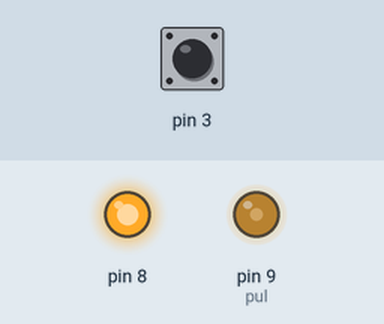
The sketch below on a simulated Arduino Uno, built with avr-gcc and run on an emulated ATmega328P. On the bench: output pins drawn as LEDs (lit = HIGH). Inputs (shaded band) come from the test bench; at power-on: pin 3 HIGH.

Above: at 1.2 s.
1.3 s: pin 3 pulled LOW for 1 s
At 1.45 s:
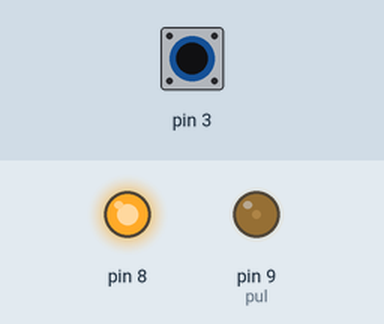
Timing chart, 0 to 1.4 s (numbered marks = the images above; inputs shaded):
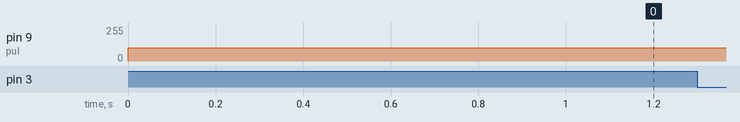

The sketch:

pulse-motor-ctrl.ino
```cpp
int pul = 9;           // the PWM pin the LED is attached to
int pwm_val = 100;    // how bright the LED is
int fadeAmount = 5;    // how many points to fade the LED by

int buttonState;             // the current reading from the input pin
int lastButtonState = LOW;   // the previous reading from the input pin

unsigned long lastDebounceTime = 0;  // the last time the output pin was toggled
unsigned long debounceDelay = 50;    // the debounce time; increase if the output flickers


// the setup routine runs once when you press reset:
void setup() {
  // declare pin 9 to be an output:
  pinMode(pul, OUTPUT);
  pinMode(8, OUTPUT);
  pinMode(3, INPUT);

  digitalWrite(3,HIGH);

  digitalWrite(8,HIGH);

}


void loop() {
  int reading = digitalRead(3);

  if ( reading == LOW) {
    pwm_val = pwm_val + fadeAmount;
  }


  analogWrite(pul, pwm_val);

  if (pwm_val >= 255) {
    pwm_val = 0;
  }


}

void btn_bouncce() {


}
```
